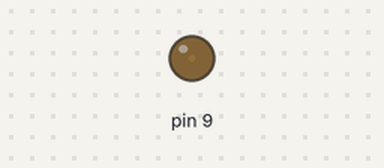
Bench run of a sketch on a simulated Arduino Uno, built with avr-gcc and run on an emulated ATmega328P. Parts: output pins drawn as LEDs (lit = HIGH).

Above: at 0.05 s.
At 1.55 s:
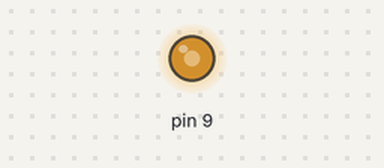
At 2.8 s:
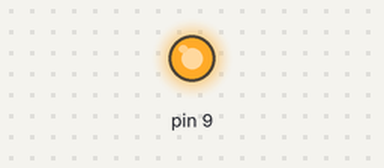
At 5.6 s:
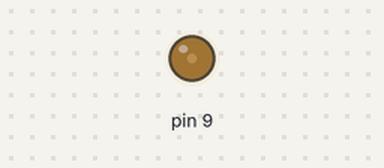
Timing chart, 0 to 9.3 s (numbered marks = the images above):
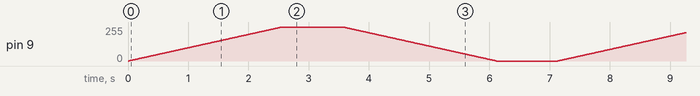

The sketch:

_4_VOLTMETER_analog_output.ino
```cpp
void setup() {
  // put your setup code here, to run once:
pinMode(9,OUTPUT);
}

void loop() {
  // put your main code here, to run repeatedly:
int i;
for(i=0;i<=255;i++)
{
  analogWrite(9,i);
  delay(10);
}
delay(1000);
for(i=255;i>=0;i--)
{
  analogWrite(9,i);
  delay(10);
}
delay(1000);
}
```
